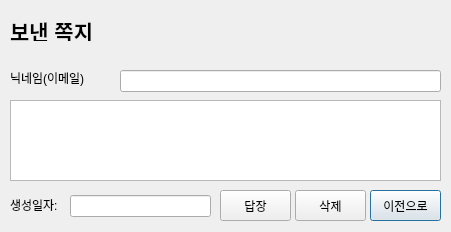
<?xml version="1.0" encoding="UTF-8"?>
<ui version="4.0">
 <class>Form</class>
 <widget class="QDialog" name="Form">
  <property name="windowModality">
   <enum>Qt::WindowModal</enum>
  </property>
  <property name="geometry">
   <rect>
    <x>0</x>
    <y>0</y>
    <width>451</width>
    <height>232</height>
   </rect>
  </property>
  <property name="windowTitle">
   <string>Form</string>
  </property>
  <widget class="QPushButton" name="btn_home">
   <property name="geometry">
    <rect>
     <x>370</x>
     <y>190</y>
     <width>71</width>
     <height>31</height>
    </rect>
   </property>
   <property name="text">
    <string>이전으로</string>
   </property>
  </widget>
  <widget class="QPlainTextEdit" name="txt_Message">
   <property name="geometry">
    <rect>
     <x>10</x>
     <y>100</y>
     <width>431</width>
     <height>81</height>
    </rect>
   </property>
  </widget>
  <widget class="QLabel" name="lblNickname">
   <property name="geometry">
    <rect>
     <x>10</x>
     <y>70</y>
     <width>91</width>
     <height>16</height>
    </rect>
   </property>
   <property name="text">
    <string>닉네임(이메일)</string>
   </property>
  </widget>
  <widget class="QLineEdit" name="txt_Nickname">
   <property name="geometry">
    <rect>
     <x>120</x>
     <y>70</y>
     <width>321</width>
     <height>22</height>
    </rect>
   </property>
   <property name="readOnly">
    <bool>true</bool>
   </property>
  </widget>
  <widget class="QLabel" name="lbl_Title">
   <property name="geometry">
    <rect>
     <x>10</x>
     <y>20</y>
     <width>101</width>
     <height>21</height>
    </rect>
   </property>
   <property name="font">
    <font>
     <pointsize>16</pointsize>
     <bold>true</bold>
    </font>
   </property>
   <property name="text">
    <string>보낸 쪽지</string>
   </property>
  </widget>
  <widget class="QPushButton" name="btn_replyMessage">
   <property name="geometry">
    <rect>
     <x>220</x>
     <y>190</y>
     <width>71</width>
     <height>31</height>
    </rect>
   </property>
   <property name="text">
    <string>답장</string>
   </property>
  </widget>
  <widget class="QLabel" name="lbl_createDate">
   <property name="geometry">
    <rect>
     <x>10</x>
     <y>197</y>
     <width>48</width>
     <height>16</height>
    </rect>
   </property>
   <property name="text">
    <string>생성일자:</string>
   </property>
  </widget>
  <widget class="QLineEdit" name="txt_Createdate">
   <property name="geometry">
    <rect>
     <x>70</x>
     <y>195</y>
     <width>141</width>
     <height>22</height>
    </rect>
   </property>
  </widget>
  <widget class="QPushButton" name="btn_remove">
   <property name="geometry">
    <rect>
     <x>295</x>
     <y>190</y>
     <width>71</width>
     <height>31</height>
    </rect>
   </property>
   <property name="text">
    <string>삭제</string>
   </property>
  </widget>
 </widget>
 <resources/>
 <connections/>
</ui>
